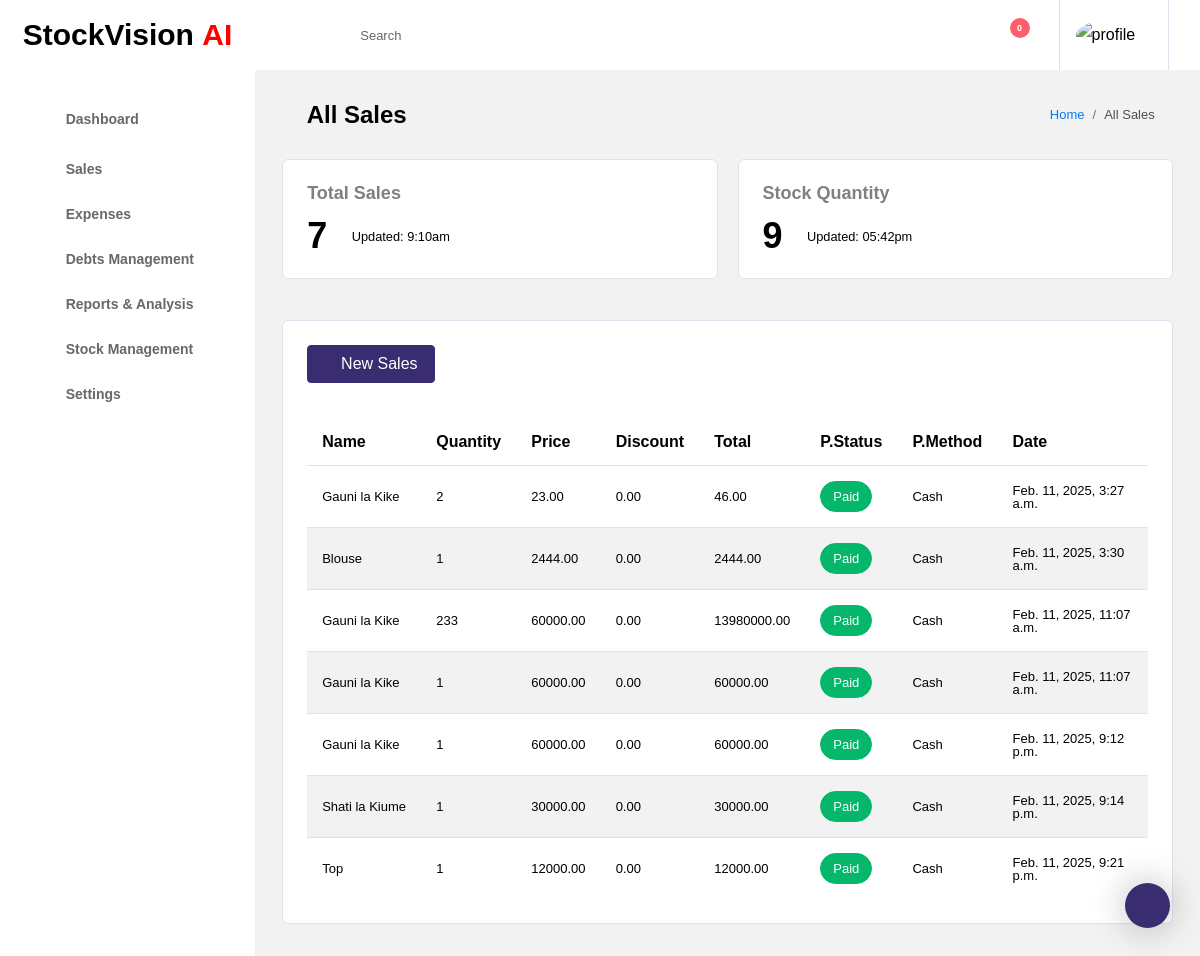
Before: /all_sales/ with the older database file.
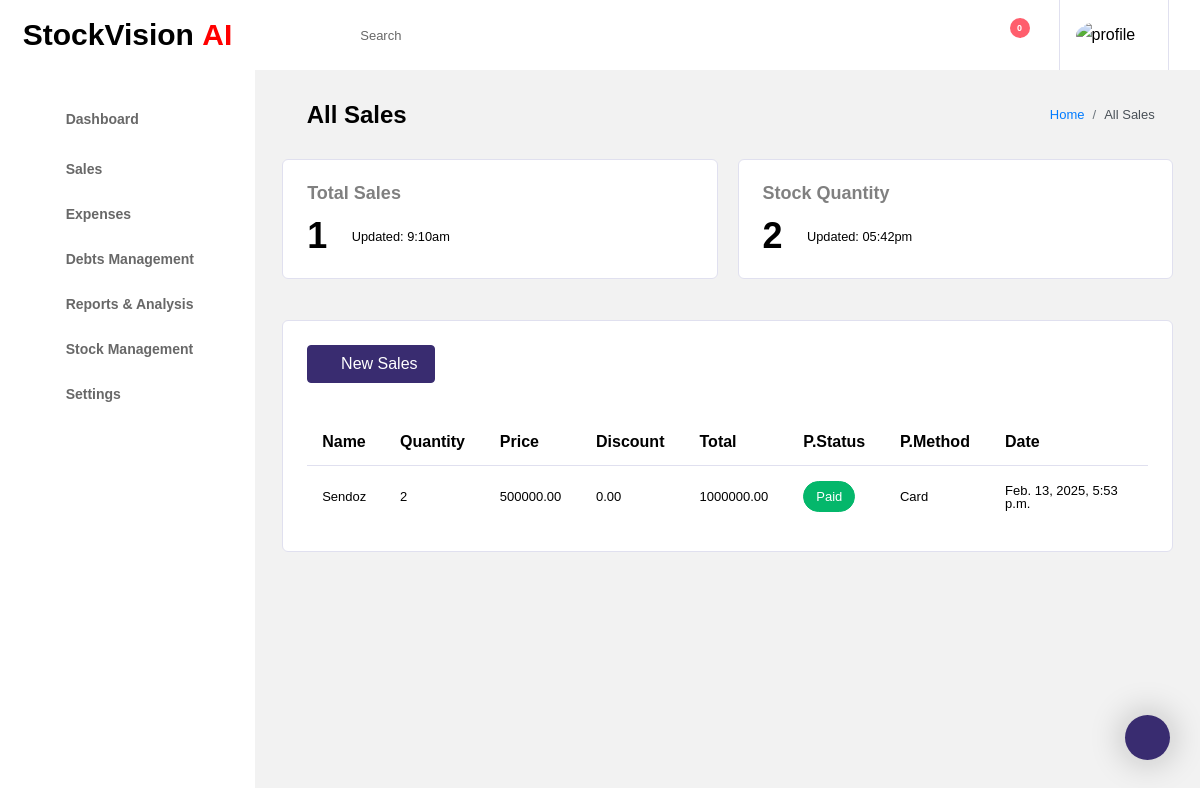
After: the same page with the newer database file.
### sales/models.py (models this page shows, shortened)
class NewSale(models.Model):
    PAYMENT_METHODS = [
        ('Cash', 'Cash'),
        ('Card', 'Card'),
        ('Mobile Money', 'Mobile Money'),
        ('Bank Transfer', 'Bank Transfer'),
    ]
    customer = models.CharField(max_length=50, null=True, blank=True)
    product = models.ForeignKey(Product, on_delete=models.CASCADE)
    quantity = models.PositiveIntegerField()
    price = models.DecimalField(max_digits=10, decimal_places=2)
    discount = models.DecimalField(max_digits=10, decimal_places=2, default=0)
    total_amount = models.DecimalField(max_digits=10, decimal_places=2, editable=False)
    payment_status = models.CharField(
        max_length=50,
        choices=[('Paid', 'Paid'), ('Pending', 'Pending')],
        default='Paid'
    )
    payment_method = models.CharField(
        max_length=50,
        choices=PAYMENT_METHODS,
        default='Cash'
    )
    date = models.DateTimeField(auto_now_add=True)

### inventory/models.py (models this page shows, shortened)
class Product(models.Model):
    product_id = models.CharField(max_length=255)
    product_name = models.CharField(max_length=255)
    category = models.ForeignKey(Category, on_delete=models.CASCADE)
    description = models.TextField(blank=True, null=True)
    buying_price = models.DecimalField(max_digits=10, decimal_places=2)
    selling_price = models.DecimalField(max_digits=10, decimal_places=2)
    stock_quantity = models.PositiveIntegerField(default=1)
    max_stock = models.PositiveIntegerField(default=100)
    created_at = models.DateTimeField(auto_now_add=True)
    updated_at = models.DateTimeField(auto_now=True)
    supplier = models.CharField(max_length=255,blank=True)
    def __str__(self):
        return self.product_name

### sales/views.py (the view)
# urls.py: path('all_sales/', sales_list, name='all_sales'),
def sales_list(request):
    sales = NewSale.objects.all()
    total_sales =  NewSale.objects.all().count()
    products = Product.objects.all()
    products_list = Product.objects.all().count()
    total_sales =  NewSale.objects.all().count()
    context = {
        "sales": sales,
        "products_list": products_list,
        "total_sales": total_sales,
        }
    return render(request, 'sales/index.html', context)

### templates/sales/index.html (shortened to what the changed rows need)
{% extends 'base.html' %} {% block content %} {% include 'include/header.html'%}
<div class="main-panel">
  <div class="content-wrapper">
    <div class="row">
      <div class="col-md-6 grid-margin">
        <div class="card">
          <div class="card-body">
            <div class="d-flex justify-content-between align-items-center">
              <div class="d-inline-block pt-3">
                <div class="d-md-flex">
                  <h2 class="mb-0">{{total_sales}}</h2>
                  <div class="d-flex align-items-center ml-md-2 mt-2 mt-md-0">
                    <i class="far fa-clock text-muted"></i>
                    <small class="ml-1 mb-0">Updated: 9:10am</small>
                  </div>
                </div>
              </div>
            </div>
          </div>
        </div>
      </div>
      <div class="col-md-6 grid-margin">
        <div class="card">
          <div class="card-body">
            <div class="d-flex justify-content-between align-items-center">
              <div class="d-inline-block pt-3">
                <div class="d-md-flex">
                  <h2 class="mb-0">{{products_list}}</h2>
                  <div class="d-flex align-items-center ml-md-2 mt-2 mt-md-0">
                    <i class="far fa-clock text-muted"></i>
                    <small class="ml-1 mb-0">Updated: 05:42pm</small>
                  </div>
                </div>
              </div>
            </div>
          </div>
        </div>
      </div>
    </div>
      <div class="row">
        <div class="col-lg-12 grid-margin stretch-card">
          <div class="card">
            <div class="card-body">
              <div class="table-responsive">
                <table id="order-listing" class="table">
                  <thead>
                    <tr>
                       <th>Name</th>
                      <th>Quantity</th>
                      <th>Price</th>
                      <th>Discount</th>
                      <th>Total</th>
                      <th>P.Status</th>
                      <th>P.Method</th>
                      <th>Date</th>
                    </tr>
                  </thead>
                  <tbody>
                    {% for sale in sales %}
                    <tr>
                      <td>{{ sale.product }}</td>
                      <td>{{ sale.quantity}}</td>
                      <td>{{ sale.price }}</td>
                      <td>{{ sale.discount }}</td>
                      <td>{{ sale.total_amount }}</td>
                      <td>
                        {% if sale.payment_status == "Paid" %}
                            <span class="badge badge-success badge-pill">Paid</span>
                        {% else %}
                            <span class="badge badge-danger badge-pill">Not Paid</span>
                        {% endif %}
                    </td>
                      <td>{{ sale.payment_method }}</td>
                      <td>{{ sale.date }}</td>
                    </tr>
                    {% empty %}
                    <tr>
                      <td colspan="9">No products available.</td>
                    </tr>
                    {% endfor %}
                  </tbody>
                </table>
              </div>
            </div>
          </div>
        </div>
      </div>
    </div>
    {% endblock %}

Changed rows visible on the page:
removed NewSale: product "Gauni la Kike", quantity "2", price "23.00", discount "0.00", total_amount "46.00", payment_status "Paid", payment_method "Cash", date "Feb. 11, 2025, 3:27 a.m."
removed NewSale: product "Blouse", quantity "1", price "2444.00", discount "0.00", total_amount "2444.00", payment_status "Paid", payment_method "Cash", date "Feb. 11, 2025, 3:30 a.m."
removed NewSale: product "Gauni la Kike", quantity "233", price "60000.00", discount "0.00", total_amount "13980000.00", payment_status "Paid", payment_method "Cash", date "Feb. 11, 2025, 11:07 a.m."
removed NewSale: product "Gauni la Kike", quantity "1", price "60000.00", discount "0.00", total_amount "60000.00", payment_status "Paid", payment_method "Cash", date "Feb. 11, 2025, 11:07 a.m."
removed NewSale: product "Gauni la Kike", quantity "1", price "60000.00", discount "0.00", total_amount "60000.00", payment_status "Paid", payment_method "Cash", date "Feb. 11, 2025, 9:12 p.m."
removed NewSale: product "Shati la Kiume", quantity "1", price "30000.00", discount "0.00", total_amount "30000.00", payment_status "Paid", payment_method "Cash", date "Feb. 11, 2025, 9:14 p.m."
removed NewSale: product "Top", quantity "1", price "12000.00", discount "0.00", total_amount "12000.00", payment_status "Paid", payment_method "Cash", date "Feb. 11, 2025, 9:21 p.m."
added NewSale: product "Sendoz", quantity "2", price "500000.00", discount "0.00", total_amount "1000000.00", payment_status "Paid", payment_method "Card", date "Feb. 13, 2025, 5:53 p.m."
Other visible differences:
{{ total_sales }}: "7" → "1"
{{ products_list }}: "9" → "2"
